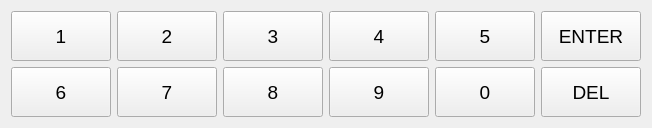
             <widget class="QWidget" name="keyboardWidgetBox" native="true">
              <property name="sizePolicy">
               <sizepolicy hsizetype="Expanding" vsizetype="Expanding">
                <horstretch>0</horstretch>
                <verstretch>0</verstretch>
               </sizepolicy>
              </property>
              <layout class="QGridLayout" name="gridLayout_65">
               <item row="0" column="0">
                <layout class="QGridLayout" name="gridLayout_66">
                 <property name="sizeConstraint">
                  <enum>QLayout::SetDefaultConstraint</enum>
                 </property>
                 <item row="0" column="0">
                  <layout class="QGridLayout" name="gridLayout_67">
                   <item row="0" column="1">
                    <widget class="QPushButton" name="Button_02">
                     <property name="sizePolicy">
                      <sizepolicy hsizetype="MinimumExpanding" vsizetype="MinimumExpanding">
                       <horstretch>0</horstretch>
                       <verstretch>0</verstretch>
                      </sizepolicy>
                     </property>
                     <property name="minimumSize">
                      <size>
                       <width>100</width>
                       <height>50</height>
                      </size>
                     </property>
                     <property name="maximumSize">
                      <size>
                       <width>200</width>
                       <height>100</height>
                      </size>
                     </property>
                     <property name="font">
                      <font>
                       <pointsize>14</pointsize>
                      </font>
                     </property>
                     <property name="focusPolicy">
                      <enum>Qt::NoFocus</enum>
                     </property>
                     <property name="text">
                      <string>2</string>
                     </property>
                    </widget>
                   </item>
                   <item row="0" column="0">
                    <widget class="QPushButton" name="Button_01">
                     <property name="sizePolicy">
                      <sizepolicy hsizetype="MinimumExpanding" vsizetype="MinimumExpanding">
                       <horstretch>0</horstretch>
                       <verstretch>0</verstretch>
                      </sizepolicy>
                     </property>
                     <property name="minimumSize">
                      <size>
                       <width>100</width>
                       <height>50</height>
                      </size>
                     </property>
                     <property name="maximumSize">
                      <size>
                       <width>200</width>
                       <height>100</height>
                      </size>
                     </property>
                     <property name="font">
                      <font>
                       <pointsize>14</pointsize>
                      </font>
                     </property>
                     <property name="focusPolicy">
                      <enum>Qt::NoFocus</enum>
                     </property>
                     <property name="text">
                      <string>1</string>
                     </property>
                    </widget>
                   </item>
                   <item row="0" column="4">
                    <widget class="QPushButton" name="Button_05">
                     <property name="sizePolicy">
                      <sizepolicy hsizetype="MinimumExpanding" vsizetype="MinimumExpanding">
                       <horstretch>0</horstretch>
                       <verstretch>0</verstretch>
                      </sizepolicy>
                     </property>
                     <property name="minimumSize">
                      <size>
                       <width>100</width>
                       <height>50</height>
                      </size>
                     </property>
                     <property name="maximumSize">
                      <size>
                       <width>200</width>
                       <height>100</height>
                      </size>
                     </property>
                     <property name="font">
                      <font>
                       <pointsize>14</pointsize>
                       <weight>50</weight>
                       <bold>false</bold>
                      </font>
                     </property>
                     <property name="focusPolicy">
                      <enum>Qt::NoFocus</enum>
                     </property>
                     <property name="text">
                      <string>5</string>
                     </property>
                    </widget>
                   </item>
                   <item row="0" column="3">
                    <widget class="QPushButton" name="Button_04">
                     <property name="sizePolicy">
                      <sizepolicy hsizetype="MinimumExpanding" vsizetype="MinimumExpanding">
                       <horstretch>0</horstretch>
                       <verstretch>0</verstretch>
                      </sizepolicy>
                     </property>
                     <property name="minimumSize">
                      <size>
                       <width>100</width>
                       <height>50</height>
                      </size>
                     </property>
                     <property name="maximumSize">
                      <size>
                       <width>200</width>
                       <height>100</height>
                      </size>
                     </property>
                     <property name="font">
                      <font>
                       <pointsize>14</pointsize>
                      </font>
                     </property>
                     <property name="focusPolicy">
                      <enum>Qt::NoFocus</enum>
                     </property>
                     <property name="text">
                      <string>4</string>
                     </property>
                    </widget>
                   </item>
                   <item row="0" column="2">
                    <widget class="QPushButton" name="Button_03">
                     <property name="sizePolicy">
                      <sizepolicy hsizetype="MinimumExpanding" vsizetype="MinimumExpanding">
                       <horstretch>0</horstretch>
                       <verstretch>0</verstretch>
                      </sizepolicy>
                     </property>
                     <property name="minimumSize">
                      <size>
                       <width>100</width>
                       <height>50</height>
                      </size>
                     </property>
                     <property name="maximumSize">
                      <size>
                       <width>200</width>
                       <height>100</height>
                      </size>
                     </property>
                     <property name="font">
                      <font>
                       <pointsize>14</pointsize>
                      </font>
                     </property>
                     <property name="focusPolicy">
                      <enum>Qt::NoFocus</enum>
                     </property>
                     <property name="text">
                      <string>3</string>
                     </property>
                    </widget>
                   </item>
                   <item row="0" column="5">
                    <widget class="QPushButton" name="Button_Enter">
                     <property name="sizePolicy">
                      <sizepolicy hsizetype="MinimumExpanding" vsizetype="MinimumExpanding">
                       <horstretch>0</horstretch>
                       <verstretch>0</verstretch>
                      </sizepolicy>
                     </property>
                     <property name="minimumSize">
                      <size>
                       <width>100</width>
                       <height>50</height>
                      </size>
                     </property>
                     <property name="maximumSize">
                      <size>
                       <width>200</width>
                       <height>100</height>
                      </size>
                     </property>
                     <property name="font">
                      <font>
                       <pointsize>14</pointsize>
                      </font>
                     </property>
                     <property name="focusPolicy">
                      <enum>Qt::NoFocus</enum>
                     </property>
                     <property name="styleSheet">
                      <string notr="true">Button_Enter { height: 22px; width: 20px; }</string>
                     </property>
                     <property name="text">
                      <string>ENTER</string>
                     </property>
                     <property name="iconSize">
                      <size>
                       <width>18</width>
                       <height>20</height>
                      </size>
                     </property>
                    </widget>
                   </item>
                  </layout>
                 </item>
                 <item row="1" column="0">
                  <layout class="QGridLayout" name="gridLayout_68">
                   <item row="0" column="0">
                    <widget class="QPushButton" name="Button_06">
                     <property name="sizePolicy">
                      <sizepolicy hsizetype="MinimumExpanding" vsizetype="MinimumExpanding">
                       <horstretch>0</horstretch>
                       <verstretch>0</verstretch>
                      </sizepolicy>
                     </property>
                     <property name="minimumSize">
                      <size>
                       <width>100</width>
                       <height>50</height>
                      </size>
                     </property>
                     <property name="maximumSize">
                      <size>
                       <width>200</width>
                       <height>100</height>
                      </size>
                     </property>
                     <property name="font">
                      <font>
                       <pointsize>14</pointsize>
                      </font>
                     </property>
                     <property name="focusPolicy">
                      <enum>Qt::NoFocus</enum>
                     </property>
                     <property name="text">
                      <string>6</string>
                     </property>
                    </widget>
                   </item>
                   <item row="0" column="1">
                    <widget class="QPushButton" name="Button_07">
                     <property name="sizePolicy">
                      <sizepolicy hsizetype="MinimumExpanding" vsizetype="MinimumExpanding">
                       <horstretch>0</horstretch>
                       <verstretch>0</verstretch>
                      </sizepolicy>
                     </property>
                     <property name="minimumSize">
                      <size>
                       <width>100</width>
                       <height>50</height>
                      </size>
                     </property>
                     <property name="maximumSize">
                      <size>
                       <width>200</width>
                       <height>100</height>
                      </size>
                     </property>
                     <property name="font">
                      <font>
                       <pointsize>14</pointsize>
                      </font>
                     </property>
                     <property name="focusPolicy">
                      <enum>Qt::NoFocus</enum>
                     </property>
                     <property name="text">
                      <string>7</string>
                     </property>
                    </widget>
                   </item>
                   <item row="0" column="2">
                    <widget class="QPushButton" name="Button_08">
                     <property name="sizePolicy">
                      <sizepolicy hsizetype="MinimumExpanding" vsizetype="MinimumExpanding">
                       <horstretch>0</horstretch>
                       <verstretch>0</verstretch>
                      </sizepolicy>
                     </property>
                     <property name="minimumSize">
                      <size>
                       <width>100</width>
                       <height>50</height>
                      </size>
                     </property>
                     <property name="maximumSize">
                      <size>
                       <width>200</width>
                       <height>100</height>
                      </size>
                     </property>
                     <property name="font">
                      <font>
                       <pointsize>14</pointsize>
                      </font>
                     </property>
                     <property name="focusPolicy">
                      <enum>Qt::NoFocus</enum>
                     </property>
                     <property name="text">
                      <string>8</string>
                     </property>
                    </widget>
                   </item>
                   <item row="0" column="3">
                    <widget class="QPushButton" name="Button_09">
                     <property name="sizePolicy">
                      <sizepolicy hsizetype="MinimumExpanding" vsizetype="MinimumExpanding">
                       <horstretch>0</horstretch>
                       <verstretch>0</verstretch>
                      </sizepolicy>
                     </property>
                     <property name="minimumSize">
                      <size>
                       <width>100</width>
                       <height>50</height>
                      </size>
                     </property>
                     <property name="maximumSize">
                      <size>
                       <width>200</width>
                       <height>100</height>
                      </size>
                     </property>
                     <property name="font">
                      <font>
                       <pointsize>14</pointsize>
                      </font>
                     </property>
                     <property name="focusPolicy">
                      <enum>Qt::NoFocus</enum>
                     </property>
                     <property name="text">
                      <string>9</string>
                     </property>
                    </widget>
                   </item>
                   <item row="0" column="4">
                    <widget class="QPushButton" name="Button_00">
                     <property name="sizePolicy">
                      <sizepolicy hsizetype="MinimumExpanding" vsizetype="MinimumExpanding">
                       <horstretch>0</horstretch>
                       <verstretch>0</verstretch>
                      </sizepolicy>
                     </property>
                     <property name="minimumSize">
                      <size>
                       <width>100</width>
                       <height>50</height>
                      </size>
                     </property>
                     <property name="maximumSize">
                      <size>
                       <width>200</width>
                       <height>100</height>
                      </size>
                     </property>
                     <property name="baseSize">
                      <size>
                       <width>0</width>
                       <height>0</height>
                      </size>
                     </property>
                     <property name="font">
                      <font>
                       <pointsize>14</pointsize>
                      </font>
                     </property>
                     <property name="focusPolicy">
                      <enum>Qt::NoFocus</enum>
                     </property>
                     <property name="text">
                      <string>0</string>
                     </property>
                     <property name="iconSize">
                      <size>
                       <width>24</width>
                       <height>20</height>
                      </size>
                     </property>
                    </widget>
                   </item>
                   <item row="0" column="5">
                    <widget class="QPushButton" name="Button_Del">
                     <property name="sizePolicy">
                      <sizepolicy hsizetype="MinimumExpanding" vsizetype="MinimumExpanding">
                       <horstretch>0</horstretch>
                       <verstretch>0</verstretch>
                      </sizepolicy>
                     </property>
                     <property name="minimumSize">
                      <size>
                       <width>100</width>
                       <height>50</height>
                      </size>
                     </property>
                     <property name="maximumSize">
                      <size>
                       <width>200</width>
                       <height>100</height>
                      </size>
                     </property>
                     <property name="font">
                      <font>
                       <pointsize>14</pointsize>
                      </font>
                     </property>
                     <property name="focusPolicy">
                      <enum>Qt::NoFocus</enum>
                     </property>
                     <property name="text">
                      <string>DEL</string>
                     </property>
                    </widget>
                   </item>
                  </layout>
                 </item>
                </layout>
               </item>
              </layout>
             </widget>
